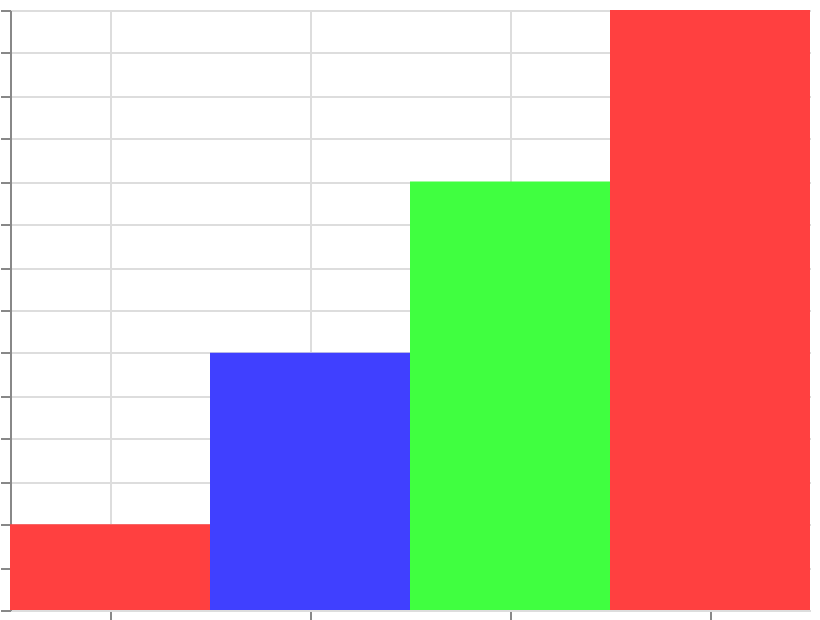

Source (Vega-Lite JSON):
### Vega specification from a JSON file in a GitHub repository (floating-point values rounded to 4 significant figures)
{"$schema": "https://vega.github.io/schema/vega/v6.json", "width": 400, "height": 300, "padding": 5, "autosize": "none", "data": [{"name": "table", "values": [{"cat": "A", "val": 10}, {"cat": "B", "val": 30}, {"cat": "C", "val": 50}, {"cat": "D", "val": 70}]}], "scales": [{"name": "x", "type": "band", "domain": {"data": "table", "field": "cat", "sort": true}, "range": "width"}, {"name": "y", "type": "linear", "domain": {"data": "table", "field": "val"}, "range": [{"signal": "height"}, 0], "zero": true, "nice": true}, {"name": "color", "type": "sequential", "domain": {"data": "table", "field": "val"}, "scheme": "sinebow", "reverse": true}], "marks": [{"type": "rect", "from": {"data": "table"}, "encode": {"update": {"x": {"scale": "x", "field": "cat"}, "width": {"scale": "x", "band": 1}, "y": {"scale": "y", "field": "val"}, "y2": {"scale": "y", "value": 0}, "fill": {"scale": "color", "field": "val"}}}}], "axes": [{"scale": "x", "orient": "bottom", "grid": true, "labels": false}, {"scale": "y", "orient": "left", "grid": true, "labels": false}], "legends": [{"fill": "color"}]}
